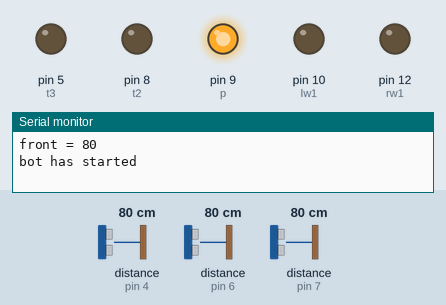
The sketch below on a simulated Arduino Uno, built with avr-gcc and run on an emulated ATmega328P. Parts: output pins drawn as LEDs (lit = HIGH), the last lines printed to the serial monitor. Wiring (inferred from the names in the program): ultrasonic range finder: trigger pin 3; echo pin 4. Dashed ring = blinking. The inputs (shaded band) are chosen by the test bench; at power-on: distance to the obstacle (sensors on pin 4, pin 6, pin 7) 80 cm. The echo pulse lasts 58.3 µs per cm; pins used as bus, display or sensor lines are not drawn.

Above: at 4.2 s.
4.3 s: distance to the obstacle (sensor on pin 4) set to 32 cm
6.5 s: distance to the obstacle (sensor on pin 4) set to 28 cm
At 7.8 s:
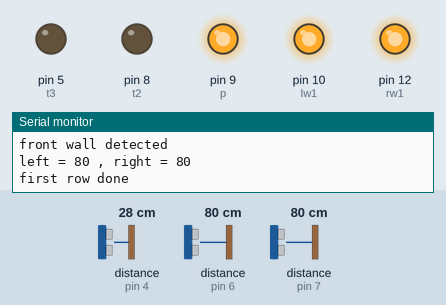
9.5 s: distance to the obstacle (sensor on pin 4) set to 35 cm
At 11.5 s:
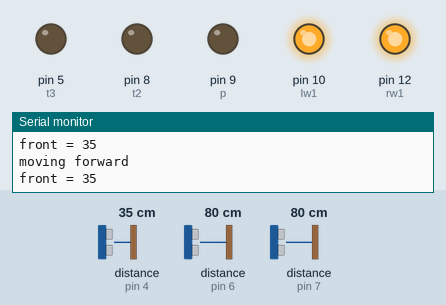
12.4 s: distance to the obstacle (sensor on pin 4) set to 2 cm
At 13.9 s:
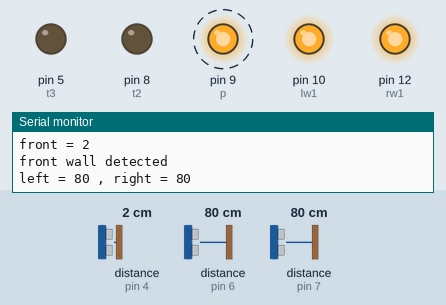
15.4 s: distance to the obstacle (sensor on pin 6) set to 21 cm
18.2 s: distance to the obstacle (sensor on pin 6) set to 18 cm
At 19.9 s:
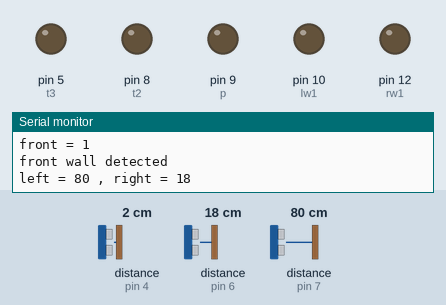
Timing chart, 0 to 21.4 s (numbered marks = the images above; inputs shaded):
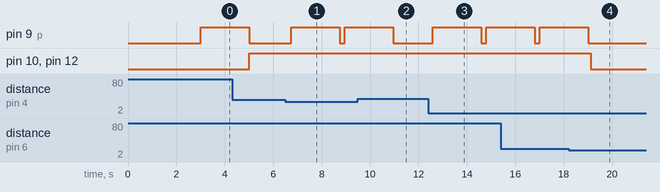

The sketch:

workshop_project.ino
```cpp
#include <MPU6050_tockn.h>
#include <Wire.h>

MPU6050 mpu6050(Wire);

int t1,t2,t3;// trigs (f,l,r)
int e1,e2,e3;//echos
int lw1,lw2,rw1,rw2;//wheels
int p; // pump

int flag = 0,rot =0, start = 0;
long th1 = 30 ,th2 = 20;

long front,left,right;

long distance ,duration;

void setup() {
  t1 = 3;t2 = 8;t3 = 5;//front left right
  e1 = 4; e2 = 7; e3 = 6;//front left right
  lw1 = 10; rw1 = 12;
  p = 9;
  Serial.begin(9600);
  pinMode(t1,OUTPUT);
  pinMode(t2,OUTPUT);
  pinMode(t3,OUTPUT);
  pinMode(e1,INPUT);
  pinMode(e2,INPUT);
  pinMode(e3,INPUT);
  pinMode(lw1,OUTPUT);
  pinMode(rw1,OUTPUT);
  pinMode(p,OUTPUT);
  Wire.begin();
  mpu6050.begin();
  mpu6050.calcGyroOffsets(true);

}

long Sonar(int trigPin,int echoPin)
{
digitalWrite(trigPin, LOW);
delayMicroseconds(2);
digitalWrite(trigPin, HIGH);
delayMicroseconds(10);
digitalWrite(trigPin, LOW);
duration = pulseIn(echoPin, HIGH);
distance = (duration/2) / 29.1;
return distance;
}

void done()
{
    digitalWrite(lw1,LOW);
    digitalWrite(rw1,LOW);
    delay(500);
}

void go()
{
    digitalWrite(lw1,HIGH);
    digitalWrite(rw1,HIGH);
    delay(100);
}

void spray()
{
  digitalWrite(p,HIGH);
  delay(2000);
  digitalWrite(p,LOW);
}

void turn(int a,int f)
{
  if(f==1)
  {
        while(mpu6050.getAngleZ() == 180)
        {
          digitalWrite(lw1,HIGH);
          digitalWrite(rw1,LOW);
          delay(10);
          mpu6050.update();
        }
  }
  else if(f==-1)
  {
        while(mpu6050.getAngleZ() == -180)
        {
          digitalWrite(lw1,LOW);
          digitalWrite(rw1,HIGH);
          delay(10);
          mpu6050.update();
        }
  }
}

void loop()
{
  front =  Sonar(t1,e1);
  Serial.print("front = ");
  Serial.println(front);
  if(start == 0)
  {
    if(front < th1 && front >0)
    {
      done();
    }
    else
    {
      start =  1;
      Serial.println("bot has started");
      spray();
    }
  }
  if(start == 1)
  {

    if(front < th1 && front >0 && front !=6)
    {
      Serial.println("front wall detected");
      left = Sonar(t2,e2);
      right = Sonar(t3,e3);
      Serial.print("left = ");
      Serial.print(left);
      Serial.print(" , right = ");
      Serial.println(right);
      if(rot == 0)
      {
        if(left>0 && right >0)
        {
          if(left<th2)
          {
            rot = 1;
          }
          else
          {
            rot = -1;
          }
          turn(180,rot);
          Serial.println("first row done");
          go();
          spray();
        }
      }
      else if(rot == 1 || rot == -1)
      {
        if(left!=0 && right!=0 && (left<th2 || right<th2) )
        {
            flag = 1;
        }
        else if(rot == 1)
        {
          if(flag == 0)
          {
            rot = -1;
            turn(180,rot);
          }
        }
        else if(rot == -1)
        {
          if(flag == 0)
          {
            rot = 1;
            turn(180,rot);
          }
        }
        if(flag == 0)
        {
          go();
          spray();
        }
      }
      if(flag == 1)
      {
        done();
        Serial.println("reached end");
      }
    }
    else if(flag == 0)
    {
      go();
      Serial.println("moving forward");
    }
  }
  delay(100);
}
```

Measured:
- the behaviour switches between 31 and 30 cm on distance to the obstacle (sensor on pin 4) (found by bisection; images 0 and 1)
- the behaviour switches between 20 and 19 cm on distance to the obstacle (sensor on pin 6) (found by bisection; images 3 and 4)
- after the input at 6.5 s, pin 9 (p): LOW → HIGH after 0.24 s, → LOW 2.0 s later, → HIGH 0.21 s later
- after the input at 9.5 s, pin 9 (p): goes on until 11.0 s, then stays LOW
- after the input at 12.4 s, pin 9 (p): LOW → HIGH after 0.19 s, → LOW 2.0 s later, → HIGH 0.21 s later
- after the input at 18.2 s, pin 9 (p): goes on until 19.0 s, then stays LOW; pin 10 (lw1), pin 12 (rw1): HIGH → LOW after 0.91 s
